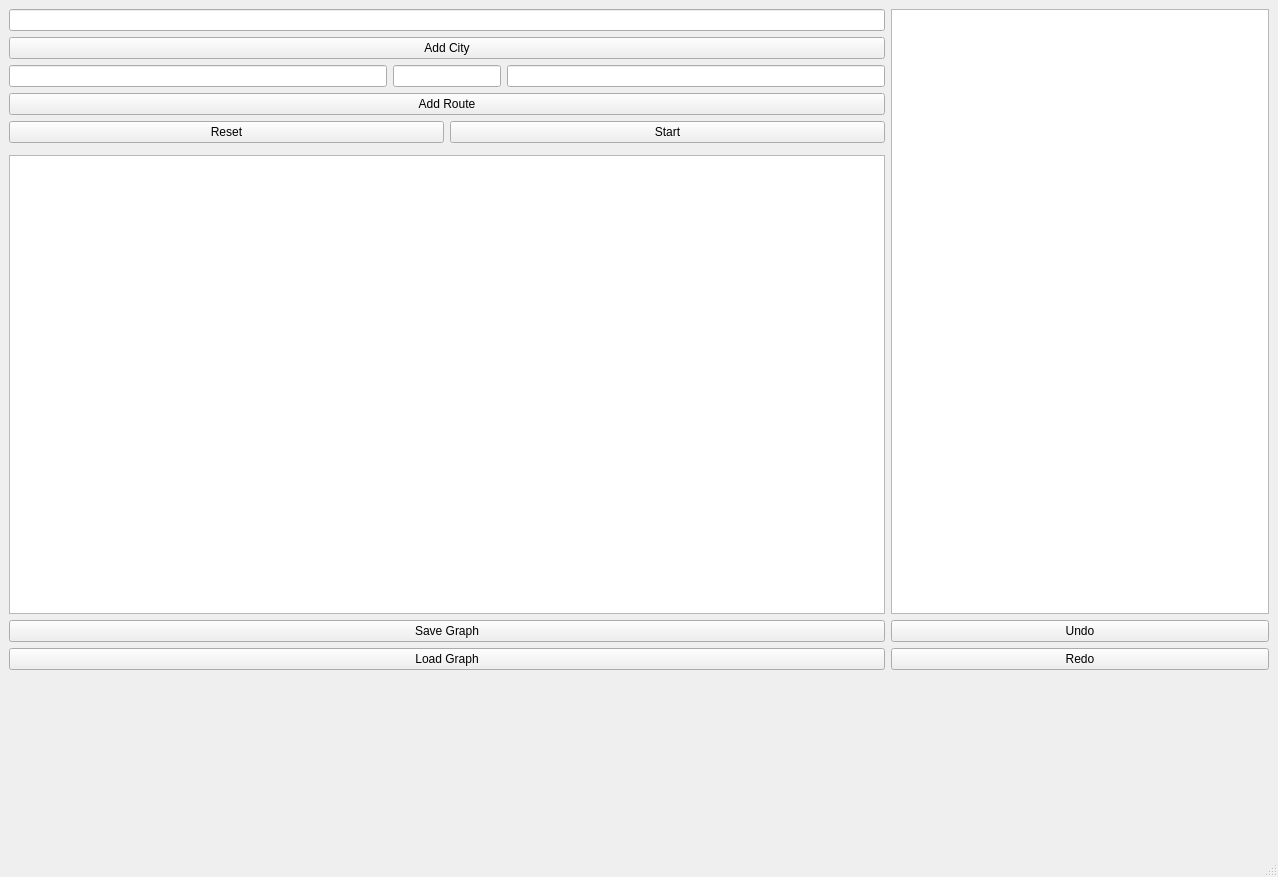
<?xml version="1.0" encoding="UTF-8"?>
<ui version="4.0">
 <class>MainWindow</class>
 <widget class="QMainWindow" name="MainWindow">
  <property name="geometry">
   <rect>
    <x>0</x>
    <y>0</y>
    <width>1278</width>
    <height>877</height>
   </rect>
  </property>
  <property name="windowTitle">
   <string>MainWindow</string>
  </property>
  <widget class="QWidget" name="centralwidget">
   <property name="maximumSize">
    <size>
     <width>1603</width>
     <height>679</height>
    </size>
   </property>
   <layout class="QGridLayout" name="gridLayout">
    <item row="2" column="0" colspan="4">
     <widget class="QLineEdit" name="cityNameInput"/>
    </item>
    <item row="4" column="3">
     <widget class="QLineEdit" name="distanceInput">
      <property name="text">
       <string/>
      </property>
     </widget>
    </item>
    <item row="4" column="0">
     <widget class="QLineEdit" name="city1Input">
      <property name="text">
       <string/>
      </property>
     </widget>
    </item>
    <item row="5" column="0" colspan="4">
     <widget class="QPushButton" name="addRouteButton">
      <property name="text">
       <string>Add Route</string>
      </property>
     </widget>
    </item>
    <item row="9" column="4">
     <widget class="QPushButton" name="undoButton">
      <property name="text">
       <string>Undo</string>
      </property>
     </widget>
    </item>
    <item row="8" column="0" colspan="4">
     <widget class="QTextEdit" name="algorithmStepsTextEdit"/>
    </item>
    <item row="6" column="2" colspan="2">
     <widget class="QPushButton" name="startButton">
      <property name="text">
       <string>Start</string>
      </property>
     </widget>
    </item>
    <item row="4" column="1" colspan="2">
     <widget class="QLineEdit" name="city2Input">
      <property name="text">
       <string/>
      </property>
     </widget>
    </item>
    <item row="6" column="0" colspan="2">
     <widget class="QPushButton" name="resetButton">
      <property name="text">
       <string>Reset</string>
      </property>
     </widget>
    </item>
    <item row="2" column="4" rowspan="7">
     <widget class="QGraphicsView" name="graphicsView"/>
    </item>
    <item row="3" column="0" colspan="4">
     <widget class="QPushButton" name="addCityButton">
      <property name="text">
       <string>Add City</string>
      </property>
     </widget>
    </item>
    <item row="10" column="4">
     <widget class="QPushButton" name="redoButton">
      <property name="text">
       <string>Redo</string>
      </property>
     </widget>
    </item>
    <item row="9" column="0" colspan="4">
     <widget class="QPushButton" name="saveGraphButton">
      <property name="text">
       <string>Save Graph</string>
      </property>
     </widget>
    </item>
    <item row="10" column="0" colspan="4">
     <widget class="QPushButton" name="loadGraphButton">
      <property name="text">
       <string>Load Graph</string>
      </property>
     </widget>
    </item>
   </layout>
  </widget>
  <widget class="QMenuBar" name="menubar">
   <property name="geometry">
    <rect>
     <x>0</x>
     <y>0</y>
     <width>1278</width>
     <height>21</height>
    </rect>
   </property>
  </widget>
  <widget class="QStatusBar" name="statusbar"/>
 </widget>
 <resources/>
 <connections/>
</ui>
